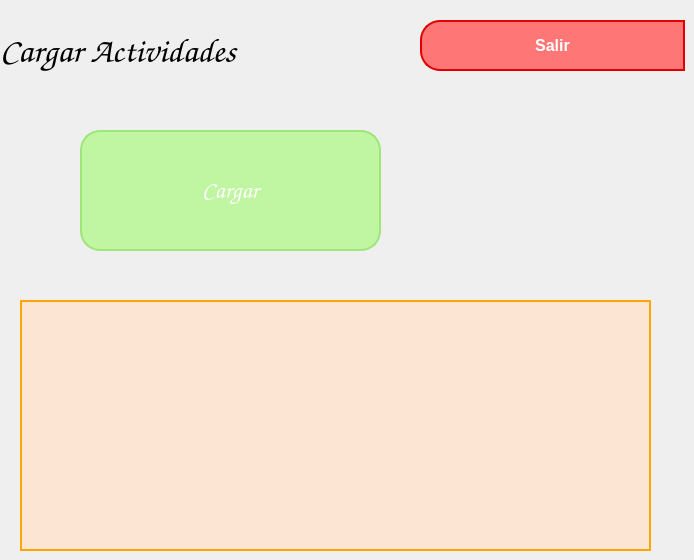
             <widget class="QWidget" name="cargaMasivaActividades">
              <widget class="QWidget" name="panel_CM_Actividades" native="true">
               <property name="geometry">
                <rect>
                 <x>20</x>
                 <y>300</y>
                 <width>631</width>
                 <height>251</height>
                </rect>
               </property>
               <property name="styleSheet">
                <string notr="true">QWidget {
    border: 2px solid #FFA500; /* Naranja */
    background-color: rgb(253,229,212);
    padding: 10px;
}</string>
               </property>
              </widget>
              <widget class="QPushButton" name="bt_up_cargaMasivaActividades">
               <property name="geometry">
                <rect>
                 <x>80</x>
                 <y>130</y>
                 <width>301</width>
                 <height>121</height>
                </rect>
               </property>
               <property name="font">
                <font>
                 <family>Comic Sans MS</family>
                 <pointsize>18</pointsize>
                 <weight>50</weight>
                 <bold>false</bold>
                </font>
               </property>
               <property name="styleSheet">
                <string notr="true">QPushButton {
    background-color: #C0F5A2;
    border: 2px solid #9EE67A; 
    color: white;
    padding: 10px;
	border-top-left-radius:20px;
	border-bottom-left-radius:20px;
	border-top-right-radius:20px;
	border-bottom-right-radius:20px;

}

QPushButton:hover {
    background-color:#9EE67A; 
    border: 2px solid #9EE67A; 
}</string>
               </property>
               <property name="text">
                <string>Cargar</string>
               </property>
               <property name="icon">
                <iconset resource="res1.qrc">
                 <normaloff>:/images/bt_upload.png</normaloff>:/images/bt_upload.png</iconset>
               </property>
               <property name="iconSize">
                <size>
                 <width>100</width>
                 <height>100</height>
                </size>
               </property>
              </widget>
              <widget class="QLabel" name="label_8">
               <property name="geometry">
                <rect>
                 <x>0</x>
                 <y>-20</y>
                 <width>411</width>
                 <height>141</height>
                </rect>
               </property>
               <property name="font">
                <font>
                 <family>Comic Sans MS</family>
                 <pointsize>26</pointsize>
                 <weight>50</weight>
                 <bold>false</bold>
                </font>
               </property>
               <property name="text">
                <string>Cargar Actividades</string>
               </property>
               <property name="alignment">
                <set>Qt::AlignLeading|Qt::AlignLeft|Qt::AlignVCenter</set>
               </property>
              </widget>
              <widget class="QPushButton" name="go_login_CM_Actividades">
               <property name="geometry">
                <rect>
                 <x>420</x>
                 <y>20</y>
                 <width>265</width>
                 <height>51</height>
                </rect>
               </property>
               <property name="styleSheet">
                <string notr="true">QPushButton {
    background-color: #ff7676;
    border: 2px solid #e00000; 
    color: white;
    font-size: 16px;
    font-weight: bold;
    padding: 10px;
	border-top-left-radius:20px;
	border-bottom-left-radius:20px;

}

QPushButton:hover {
    background-color:#c20000; 
    border: 2px solid #c20000; 
}</string>
               </property>
               <property name="text">
                <string>Salir</string>
               </property>
               <property name="icon">
                <iconset resource="res1.qrc">
                 <normaloff>:/images/bt_back.png</normaloff>:/images/bt_back.png</iconset>
               </property>
               <property name="iconSize">
                <size>
                 <width>30</width>
                 <height>30</height>
                </size>
               </property>
              </widget>
             </widget>
